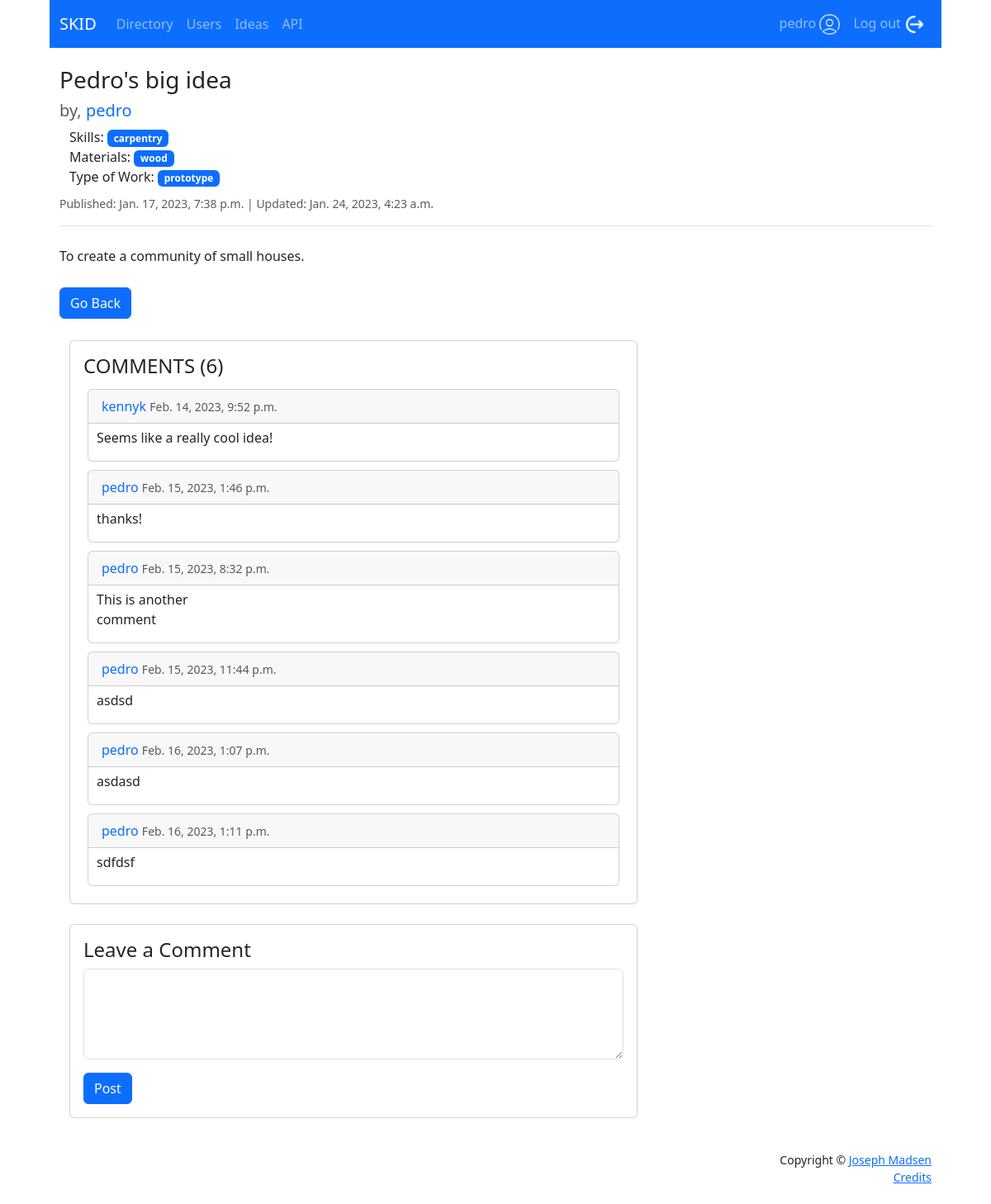
Screenshot of /directory/ideas/pedros-big-idea/ (signed in) with the database file from the repository.
### users/models.py (models this page shows, shortened)
class Idea(models.Model):
    author = models.ForeignKey(User, on_delete=models.CASCADE, null=True, related_name='ideas')
    title = models.CharField(max_length=140)
    slug = models.SlugField(max_length=140, default='', null=True, blank=True, unique=True)
    text = models.TextField()
    published = models.DateTimeField(auto_now_add=True)
    updated = models.DateTimeField(auto_now=True)
    skills = models.ManyToManyField(
        to=Skill,
        related_name='idea',
        blank=True,
        help_text='Type of skills needed for this Idea.')
    materials = models.ManyToManyField(
        to=Material,
        related_name='idea',
        blank=True,
        help_text='Type of materials needed for this Idea.')
    type_of_work = models.ManyToManyField(
        to=WorkType,
        related_name='idea',
        blank=True,
        help_text='How many do you need made? eg: one = prototype, many = production, etc.')
    IDEA_STATUS = (
        ('d', 'Draft'),
        ('p', 'Publish'),
    )
    status = models.CharField(
        max_length=1,
        choices=IDEA_STATUS,
        blank=True,
        default='d',
    )

class Skill(models.Model):
    skill = models.CharField(max_length=100, unique=True)
    def __str__(self):
        return self.skill

class Material(models.Model):
    material = models.CharField(max_length=100, unique=True)
    def __str__(self):
        return self.material

class WorkType(models.Model):
    work_type = models.CharField(max_length=100, unique=True)
    def __str__(self):
        return self.work_type

class Comment(models.Model):
    idea = models.ForeignKey(Idea, on_delete=models.CASCADE, related_name='comments')
    commenter = models.ForeignKey(User, on_delete=models.CASCADE, related_name='comments')
    text = models.TextField()
    created_on = models.DateTimeField(auto_now_add=True)

### directory/views.py (the view)
# urls.py: path('ideas/<slug:slug>/', views.idea_detail, name='idea_detail'),
def idea_detail(request, slug):
    try:
        userId = int(request.session["_auth_user_id"])
        user = User.objects.filter(id=userId).first()
        if request.method == 'POST':
            form = CommentForm(request.POST)
            if form.is_valid():
                form.save()
                messages.success(request, 'Comment posted successfully.')
                return redirect('directory:idea_detail', slug)
        elif request.method == 'GET':
            idea = Idea.objects.get(slug=slug)
            comments = idea.comments.all()
            comment_fields = {'idea': idea, 'commenter': user}
            form = CommentForm(instance=user, initial=comment_fields)
            context = {
            'idea': idea,
            'comments': comments,
            'form': form,
            }
            return render(request, 'directory/idea_detail.html', context)
    except Exception as err:
        print("ERROR: ", str(err))
        context = {'error': str(err)}
        return render(request, 'error_page.html', context, content_type='text/html')

### users/forms.py
class CommentForm(forms.ModelForm):
    text = forms.CharField(
        widget=forms.Textarea(attrs={"rows": 4}),
        required=False, label=False
    )
    class Meta:
        model = Comment
        widgets = {
            'idea': forms.HiddenInput(),
            'commenter': forms.HiddenInput()
        }
        fields = [
            'idea',
            'commenter',
            'text',
        ]

### directory/templates/directory/idea_detail.html (shortened to what this page needs)
{% extends 'base.html' %}
{% block content %}
{% load crispy_forms_tags %}
{% if user.is_authenticated %}
    <div class="container">
        <h3>{{ idea.title }}</h3>
        <h5 class="text-muted">by, <a href="{% url 'directory:user_detail' idea.author.id %}"
            style="text-decoration: none;">{{ idea.author }}</a>
        </h5>
        <div class="container">
            Skills:
            {% for skill in idea.skills.all %}
                <a href="{% url 'directory:idea_skill' skill.id %}"
                    class="badge bg-primary" style="text-decoration: none;">
                {{ skill }}
                </a>
            {% endfor %}
            <br>
            Materials:
            {% for material in idea.materials.all %}
                <a href="{% url 'directory:idea_material' material.id %}"
                    class="badge bg-primary" style="text-decoration: none;">
                {{ material }}
                </a>
            {% endfor %}
            <br>
            Type of Work:
            {% for type in idea.type_of_work.all %}
                <a href="{% url 'directory:idea_work_type' type.id %}"
                    class="badge bg-primary" style="text-decoration: none;">
                {{ type }}
                </a>
            {% endfor %}
        </div>
        <div class="spacer"></div>
        <p class="text-muted small">Published: {{ idea.published }} | Updated: {{ idea.updated }}</p>
        <div class="border-bottom mb-4"></div>
        <p class="word-wrap" style="width: 80rem;"> {{ idea.text | linebreaks }}</p>
        <div class="spacer"></div>
        <a href="{% url 'directory:ideas' %}" class="btn btn-primary">Go Back</a>
        <div class="spacer"></div>
        {% if comments %}
        <div class="container">
            <div class="col-md-8 card mb-4 mt-3">
                <div class="card-body">
                <h4 class="">COMMENTS ({{ comments.count }})</h4>
                {% for comment in comments %}
                <div style="padding: 5px;">
                    <div class="card">
                        <div class="card-header">
                            <a href="{% url 'directory:user_detail' comment.commenter.id %}"
                            style="text-decoration: none;">{{ comment.commenter }}</a>
                        <span class="text-muted small">{{ comment.created_on }}</span>
                        </div>
                        <div class="card-text" style="padding: 5px 0px 0px 10px;">
                        {{ comment.text | linebreaks }}
                        </div>
                    </div>
                </div>
                {% endfor %}
                </div>
            </div>
        </div>
        {% endif %}
        <div class="container">
            <div class="col-md-8 card mb-4 mt-3">
                <div class="card-body">
                <h4>Leave a Comment</h4>
                <form action="" method="post">
                    {{ form | crispy }}
                    <input class="btn btn-primary" type="submit" value="Post">
                </form>
                </div>
            </div>
        </div>
    </div>
{% else %}
    <div class="container">
        <h5>Must be logged in to view this page.</h5>
    </div>
{% endif %}
{% endblock content %}

### users/templates/base.html (shortened to what this page needs)
<!DOCTYPE html>
<html lang="en">
<head>
    <link rel="stylesheet" href="https://cdn.jsdelivr.net/npm/bootstrap@5.3.0-alpha1/dist/css/bootstrap.min.css"
      rel="stylesheet"
>
    {% load static %}
    <link rel="stylesheet" href="{% static 'css/styles.css' %}">
</head>
<body>
<div class="header">
{% block navbar %}
<nav class="navbar navbar-expand-lg bg-primary" data-bs-theme="dark">
  <div class="container-fluid">
    <a class="navbar-brand" href="{% url 'home' %}">SKID</a>
    <div class="collapse navbar-collapse" id="navbarSupportedContent">
      <div class="navbar-nav">
        <a class="nav-link" aria-current="page" href="{% url 'directory:directory' %}">Directory</a>
        <a class="nav-link" aria-current="page" href="{% url 'directory:users' %}">Users</a>
        <a class="nav-link" aria-current="page" href="{% url 'directory:ideas' %}">Ideas</a>
        <a class="nav-link" aria-current="page" href="/api">API</a>
      </div>
      <div class="navbar-nav ms-auto">
        {% if user.is_authenticated %}
          <a class="nav-link" href="{% url 'users:profile' user.id %}">{{ user }} <img class="icon" src="{% static 'images/user.png' %}" alt=""></a>
          <a class="nav-link" href="{% url 'account_logout' %}">Log out <img class="icon" src="{% static 'images/logout.png' %}" alt=""></a>
        {% else %}
          <a class="nav-item nav-link" href="{% url 'account_signup' %}">Sign up <img class="icon" src="{% static 'images/signup.png' %}" alt=""></a>
          <a class="nav-item nav-link" href="{% url 'account_login' %}">Log in <img class="icon" src="{% static 'images/login.png' %}" alt=""></a>
        {% endif %}
      </div>
    </div>
  </div>
</nav>
<div class="spacer"></div>
{% endblock navbar %}
</div>
<div class="content-wrap">
{% block content %}
{% endblock content %}
</div>
<div class="footer">
{% block footer %}
<div class="container">
  <footer class="mt-auto py-3 bg-grey">
    <p class="m-0 text-dark text-end small">Copyright &copy; <a href="https://www.josephmadsen.com">Joseph Madsen</a></p>
    <p class="m-0 text-dark text-end small"><a href="{% url 'credits' %}">Credits</a></p>
  </footer>
</div>
{% endblock footer %}
</div>
</body>
</html>

### users/static/css/styles.css (style rules this page uses)
body { max-width: 1080px; margin: auto; }
.header { height: 80px; }
.content-wrap { min-height: calc(100vh - 160px); }
.footer { height: 80px; }
.icon { height: 25px; width: 25px; }
.spacer { min-width: 10px; min-height: 10px; }

### rows the page displays
Idea: title "Pedro's big idea", author "pedro", published "Jan. 17, 2023, 7:38 p.m.", updated "Jan. 24, 2023, 4:23 a.m.", text "To create a community of small houses."
Skill: skill "carpentry"
Material: material "wood"
WorkType: work_type "prototype"
Comment: commenter "kennyk", created_on "Feb. 14, 2023, 9:52 p.m.", text "Seems like a really cool idea!"
Comment: commenter "pedro", created_on "Feb. 15, 2023, 1:46 p.m.", text "thanks!"
Comment: commenter "pedro", created_on "Feb. 15, 2023, 8:32 p.m.", text "This is another comment"
Comment: commenter "pedro", created_on "Feb. 15, 2023, 11:44 p.m.", text "asdsd"
Comment: commenter "pedro", created_on "Feb. 16, 2023, 1:07 p.m.", text "asdasd"
Comment: commenter "pedro", created_on "Feb. 16, 2023, 1:11 p.m.", text "sdfdsf"

### other values shown
{{ user }} "pedro"
{{ comments.count }} "6"
